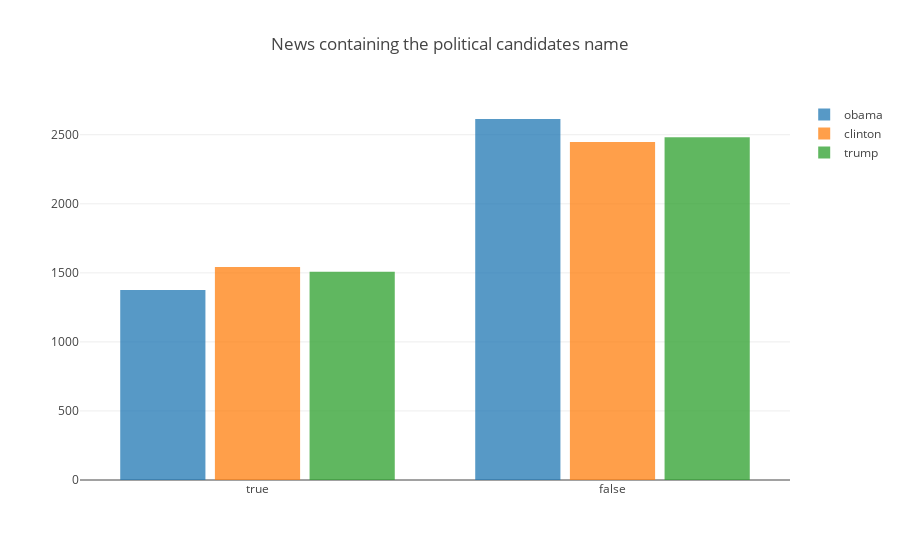

This figure's notebook cell:
### Markdown cell above
### Lets check what is the distribution of news that contain "Trump", "clinton" & "Obama"

### Code cell
trump = train['feature'].str.contains("trump").values
clinton = train['feature'].str.contains("clinton").values
obama= train['feature'].str.contains("obama").values

presidents = [obama,clinton,trump]

trump = go.Histogram(
    x=trump,
    opacity=0.75,
    name='trump'
)
clinton = go.Histogram(
    x=clinton,
    opacity=0.75,
    name='clinton'
)
obama = go.Histogram(
    x=obama,
    opacity=0.75,
    name='obama'
)

presidents = [obama,clinton,trump]
layout = go.Layout(bargap=0.2,
    bargroupgap=0.1, title='News containing the political candidates name')
fig = go.Figure(data=presidents, layout=layout)

train.iplot(data = presidents, layout = layout)

### Figure 1 — Plotly figure (JSON) as saved in the notebook; plotly's stock layout.template omitted (floating-point values rounded to 4 significant figures; data arrays with more than 128 entries replaced by an {"elided": "..."} marker saying what was removed)
{"data": [{"name": "obama", "opacity": 0.75, "type": "histogram", "uid": "b176e5f3-2a2b-4378-89b3-793dc1326bf5", "x": {"elided": "3990 bool values"}}, {"name": "clinton", "opacity": 0.75, "type": "histogram", "uid": "0eda5875-3475-4b9e-9624-b9bd85e5abbc", "x": {"elided": "3990 bool values"}}, {"name": "trump", "opacity": 0.75, "type": "histogram", "uid": "4bc05e7b-4ed7-447b-aa32-a33c77ef377e", "x": {"elided": "3990 bool values"}}], "layout": {"bargap": 0.2, "bargroupgap": 0.1, "title": {"text": "News containing the political candidates name"}}}
